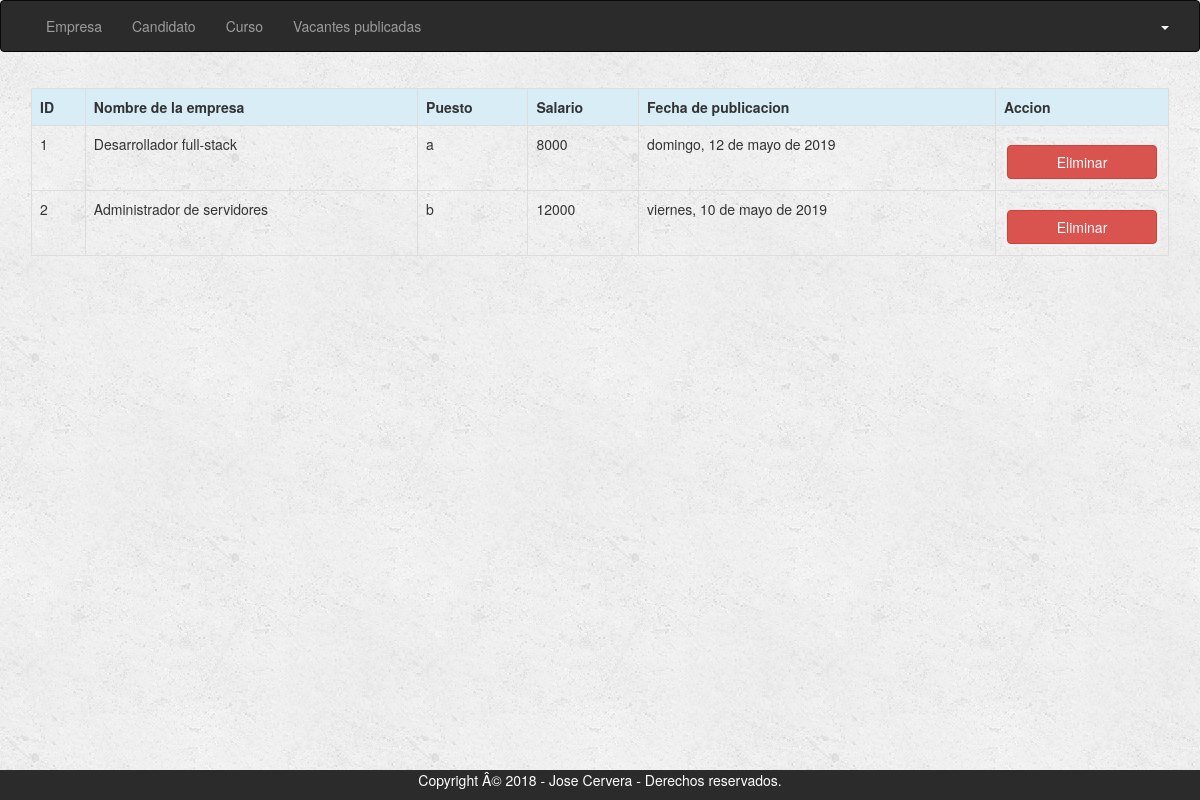
/Vista/AdminVacantes.php, run on the app's committed database.
### tables this page shows
CREATE TABLE IF NOT EXISTS `tbl_vacante` (
  `id_vacante` int(11) NOT NULL AUTO_INCREMENT COMMENT 'Identificador de una vacante',
  `fk_id_empresa` int(11) NOT NULL COMMENT 'Identificador de empresa',
  `vac_nombre` varchar(50) NOT NULL COMMENT 'Nombre de la empresa',
  `vac_puesto` varchar(50) NOT NULL COMMENT 'Nombre de la oferta de trabajo',
  `vac_salario` double NOT NULL COMMENT 'Salario de la oferta de trabajo',
  `vac_horario` varchar(100) NOT NULL COMMENT 'Horario de la oferta de trabajo',
  `vac_ubicacion` varchar(1000) NOT NULL,
  `vac_requisitos` varchar(500) NOT NULL COMMENT 'Requisitos a cumplir en la oferta de trabajo',
  `vac_descripcion` varchar(500) NOT NULL COMMENT 'Descripción de la oferta de trabajo',
  `vac_fechaPublicado` varchar(100) NOT NULL,
  PRIMARY KEY (`id_vacante`),
  KEY `fk_id_empresa` (`fk_id_empresa`)
);

### Vista/AdminVacantes.php (the view, shortened to what this page needs)
<?php
include('../Modelo/ConexionBD.php');
?>
<!DOCTYPE html>
<html>
<head>
     <link href="../css/bootstrap.min.css" rel="stylesheet">
  	 <link href="../css/EstiloRegistroEmpresa.css" rel="stylesheet">
</head>
<body>
 <div class="">
      <header>
        <nav class="navbar navbar-default navbar-inverse">
          <div class="container-fluid">
            <div class="collapse navbar-collapse" id="navbar-1">
              <ul class="nav navbar-nav">
                <li><a href=#>Empresa</a></li>
                            <li><a href=#>Candidato</a></li>
                            <li><a href=#>Curso</a></li>
                            <li><a href=#>Vacantes publicadas</a></li>
              </ul>
              <ul class="nav navbar-nav navbar-right">
                            <li class="dropdown">
                                <a href="#" class="dropdown-toggle" data-toggle="dropdown" role="button">  <?php echo "{$_SESSION["usuarioAdmin"]}"; ?> <span class="caret"></span>
                                </a>
                            </li>
              </ul>
            </div>
          </div>
        </nav>
      </header>
    </div>
<div class="container">
<table class="table table-bordered">
            <tr class="bg-info">
            <th>ID</th><th>Nombre de la empresa</th><th>Puesto</th><th>Salario</th><th>Fecha de publicacion</th><th colspan="3">Accion</th>
            </tr>
<?php
 $ps = "SELECT * FROM tbl_vacante;";
 $rs = mysqli_query($conexion,$ps);
 while($row = mysqli_fetch_array($rs)){
?>
            <tr>
                <td><?php echo $row['id_vacante'] ?></td>
                <td><?php echo $row['vac_nombre'] ?></td>
                <td><?php echo $row['vac_puesto'] ?></td>
                <td><?php echo $row['vac_salario'] ?></td>
                <td><?php echo $row['vac_fechaPublicado'] ?></td>
                <td>
                <form action="../Controlador/Administrador/crudAdministrador.php" method="post">
                <button type="submit" name="btnEliminarVacante" class="btn btn-danger">Eliminar</button>
                </form>
                </td>
            </tr>
            <?php } ?>
    </table>
</div>
  <br>
  <br>
  <br>
<div class="footer">
  <p>Copyright Â© 2018 - Jose Cervera - Derechos reservados.</p>
</div>
</body>
</html>

### css/EstiloRegistroEmpresa.css (style rules this page uses)
body { background-image: url("../imagenes/back.png") }
.dropdown-toggle:link, .dropdown-toggle:visited { color: white !important; }
.navbar { background-color: #2b2b2b; }
form { border: 3px solid #f1f1f1; }
button { background-color: #4CAF50; color: white; padding: 14px 20px; margin: 8px 0; border: none; cursor: pointer; width: 100%; }
.container { padding: 16px; }
.footer { position: fixed; left: 0; bottom: 0; width: 100%; background-color: #2b2b2b; color: white; text-align: center; }

### data on the page
tbl_vacante: id_vacante "1", vac_nombre "Desarrollador full-stack", vac_puesto "a", vac_salario "8000", vac_fechaPublicado "domingo, 12 de mayo de 2019"
tbl_vacante: id_vacante "2", vac_nombre "Administrador de servidores", vac_puesto "b", vac_salario "12000", vac_fechaPublicado "viernes, 10 de mayo de 2019"
